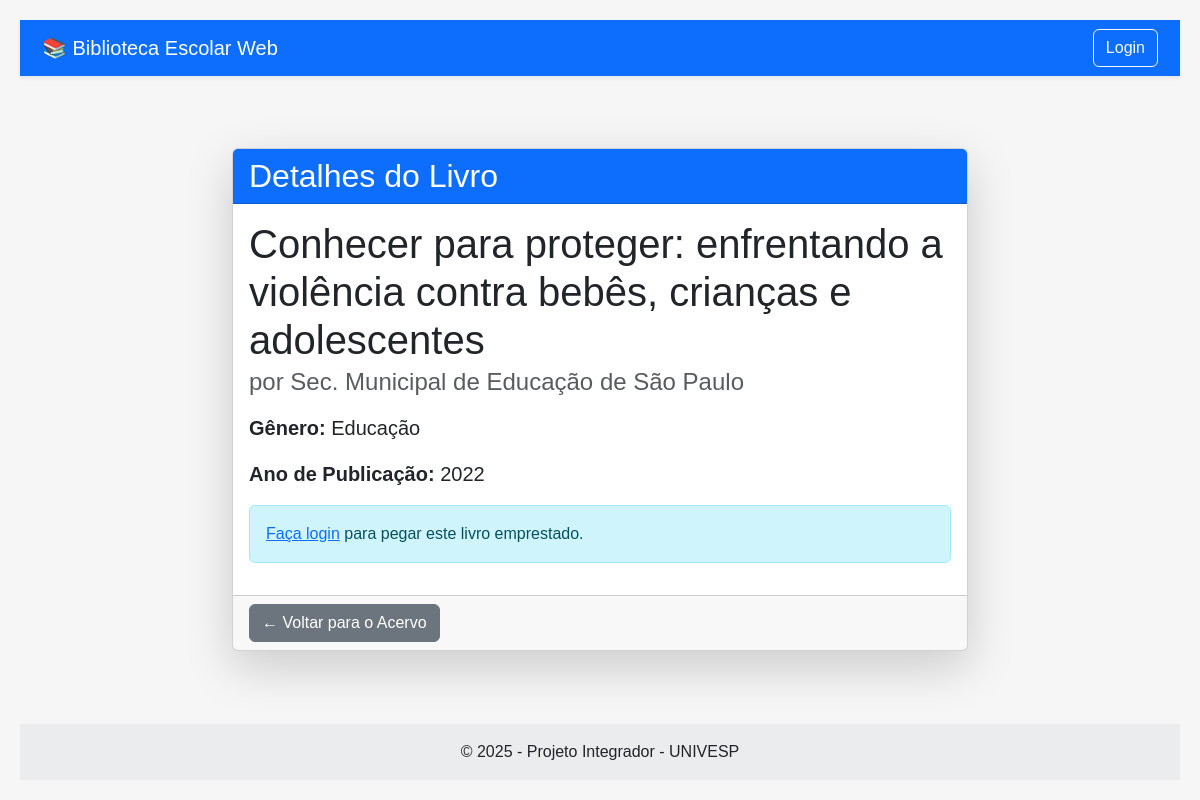
The page /livro/3/ on the database its author committed.
### acervo/models.py (models this page shows, shortened)
class Livro(models.Model):
    titulo = models.CharField(max_length=200, verbose_name="Título")
    autor = models.CharField(max_length=100, verbose_name="Autor")
    genero = models.CharField(max_length=50, verbose_name="Gênero")
    ano_publicacao = models.IntegerField(verbose_name="Ano de Publicação")
    class Meta:
        verbose_name = "Livro"
        verbose_name_plural = "Livros"

### acervo/views.py (the view)
# urls.py: path('livro/<int:livro_id>/', views.detalhe_livro, name='detalhe_livro'),
def detalhe_livro(request, livro_id):
    livro = get_object_or_404(Livro, pk=livro_id)
    emprestimo_ativo = Emprestimo.objects.filter(livro=livro, devolvido=False).first()
    contexto = {
        'livro': livro,
        'emprestimo_ativo': emprestimo_ativo
    }
    return render(request, 'acervo/detalhe_livro.html', contexto)

### acervo/templates/acervo/detalhe_livro.html (shortened to what this page needs)
{% extends 'base.html' %}
{% block content %}
<div class="row mt-5">
  <div class="col-md-8 offset-md-2">
    <div class="card shadow-lg">
      <div class="card-header bg-primary text-white">
        <h2 class="mb-0">Detalhes do Livro</h2>
      </div>
      <div class="card-body">
        <h1 class="card-title">{{ livro.titulo }}</h1>
        <h4 class="card-subtitle mb-3 text-muted">por {{ livro.autor }}</h4>
        <p class="fs-5"><strong>Gênero:</strong> {{ livro.genero }}</p>
        <p class="fs-5"><strong>Ano de Publicação:</strong> {{ livro.ano_publicacao }}</p>
<div class="mt-3">
          {% if user.is_authenticated %}
            {% if emprestimo_ativo %}
              <div class="alert alert-warning" role="alert">
                <strong>Indisponível!</strong> Este livro foi emprestado por {{ emprestimo_ativo.usuario.username }} e a data de devolução é {{ emprestimo_ativo.data_devolucao|date:"d/m/Y" }}.
              </div>
            {% else %}
              <a href="{% url 'emprestar_livro' livro.id %}" class="btn btn-success btn-lg">Pegar Emprestado</a>
            {% endif %}
          {% else %}
            <div class="alert alert-info" role="alert">
              <a href="{% url 'login' %}?next={{ request.path }}">Faça login</a> para pegar este livro emprestado.
            </div>
          {% endif %}
        </div>
      </div>
      <div class="card-footer text-muted">
        <a href="{% url 'index' %}" class="btn btn-secondary">← Voltar para o Acervo</a>
      </div>
    </div>
  </div>
</div>
{% endblock %}

### acervo/static/css/style.css (style rules this page uses)
body { font-family: Arial, sans-serif; margin: 0; padding: 20px; background-color: #f6f6f6; }

### rows shown on the page
Livro: titulo "Conhecer para proteger: enfrentando a violência contra bebês, crianças e adolescentes", autor "Sec. Municipal de Educação de São Paulo", genero "Educação", ano_publicacao "2022"
